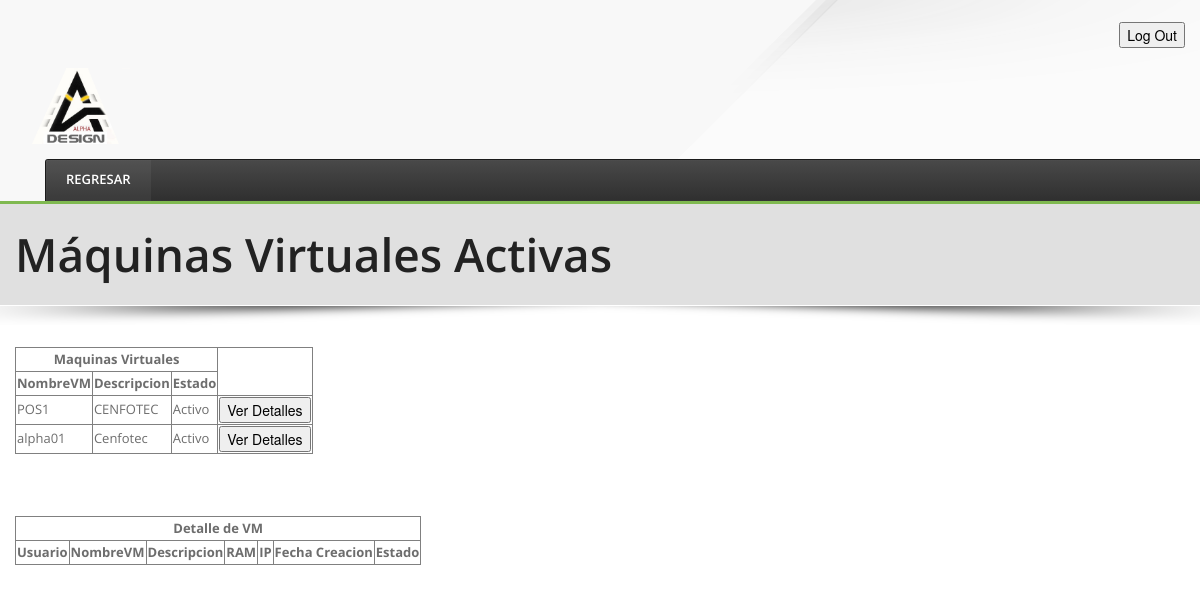
The app's page /SITIO/virtualmachines.php with its own data.
### tables this page shows
CREATE TABLE IF NOT EXISTS `maquinavirtual` (
`idMaquinaVirtual` int(11) NOT NULL,
  `idUsuario` int(11) NOT NULL,
  `nombre` varchar(50) NOT NULL,
  `descripcion` varchar(50) NOT NULL,
  `ram` varchar(10) NOT NULL,
  `ip` varchar(20) NOT NULL,
  `fechaCreacion` datetime NOT NULL DEFAULT CURRENT_TIMESTAMP,
  `estado` bit(1) NOT NULL
);

### SITIO/database/MySQL.php (called while the page is built, shortened)
<?php
class database {
    private static $user = "root";
    private static $password = "";
    static function openConnection(){
        $dbh = new PDO("mysql:host=localhost;dbname=bdreveladofotografico", self::$user, self::$password);
        return $dbh;
    }
    static function getActiveVM(){
        $vms = array();
        $handler = self::openConnection();
        $sql = 'CALL obtenerVMActivas()';
        $array = $handler->query($sql);
        if($row = $array->rowCount()){
            while($row = $array->fetch(PDO::FETCH_ASSOC)){
                $vms[] = array("id"=>$row['id'], "usuario"=>$row['usuario'],
                    "nombre"=>$row['nombre'],"descripcion"=>$row['descripcion'],
                    "fecha"=>$row['fecha'],"estado"=>$row['estado']);
            }
        }else{
            $vms = '0';
        }
        return $vms;
    }
}
?>

### SITIO/virtualmachines.php (the view, shortened to what this page needs)
<?php
require_once('database/MySQL.php');
$vms = database::getActiveVM();
?>
<!DOCTYPE html>
<html class="no-js" lang="en">
<head>
    <link rel="stylesheet" media="screen" href="css/bootstrap.css"/>
    <link rel="stylesheet" media="screen" href="css/bootstrap-responsive.css"/>
    <link rel="stylesheet" media="screen" href="css/style.css"/>
    <link rel="stylesheet" media="screen" href="css/flexslider.css"/>
    <link rel="stylesheet" media="screen" href="css/prettyPhoto.css"/>
</head>
<body>
<section id="header">
    <div class="container clearfix">
        <div align="right">
            <form method="post" action="home.php">
                <input name="logout" type="submit" value="Log Out">
            </form>
        </div>
        <div class="row">
            <div class="span4 pos-rel"> <a href="index.php"><img src="img/logoAlpha.png" width="115" height="72" alt="logo"></a>
                <div class="span12">
                    <div class="menu-wrapper">
                        <div id="smoothmenu" class="ddsmoothmenu">
                            <ul>
                                <li><a href="home.php" class="selected">Regresar</a></li>
                        </div>
                        <div class="clearfix"></div>
                    </div>
                </div>
            </div>
        </div>
</section>
<div id="content-top">
    <div id="content-top-inner">
        <div class="container">
            <div class="row">
                <div class="span12">
                    <h1><?php if($vms=='0'){echo 'NO EXISTEN MAQUINAS VIRTUALES ACTIVAS';}else{echo 'Máquinas Virtuales Activas';}?></h1>
                </div>
            </div>
        </div>
    </div>
</div>
<section id="content">
    <div class="container">
        <table border="1px">
            <thead>
            <tr>
                <th colspan="3">Maquinas Virtuales</th>
            </tr>
            <tr>
                <th>NombreVM</th>
                <th>Descripcion</th>
                <th>Estado</th>
            </tr>
            </thead>
            <tbody>
            <tr> <?php if($vms!='0'){foreach($vms as $data){ ?>
                <td><?php echo $data['nombre']; ?></td>
                <td><?php echo $data['descripcion']; ?></td>
                <td><?php if($data['estado']==1){echo 'Activo';}else{echo 'Inactivo';} ?></td>
                <form method="post" action="virtualmachines.php" name="users">
                    <td><input type="submit"  name="detail" value="Ver Detalles"></td>
                </form>
            </tr>
            <?php } }?>
            </tbody>
        </table><br><br><br>
        <div>
            <table border="1px">
                <thead>
                <tr>
                    <th colspan="7">Detalle de VM</th>
                </tr>
                <tr>
                    <th>Usuario</th>
                    <th>NombreVM</th>
                    <th>Descripcion</th>
                    <th>RAM</th>
                    <th>IP</th>
                    <th>Fecha Creacion</th>
                    <th>Estado</th>
                </tr>
                </thead>
            </table>
        </div>
    </div>
</section>
</body>
</html>

### SITIO/css/style.css (style rules this page uses)
body { background: #fff; font-size: 13px; line-height: 1.6em; font-weight: 400; }
img, embed, object, video { max-width: 100%; height: auto; }
ul, ol { margin-bottom: 0; }
body, h1, h2, h3, h4, h5, h6, input[type="text"], input[type="password"], select, textarea, .mybtn, .mybtn-big { font-family: 'Open Sans', sans-serif; }
body, #header-top a:link, blockquote p, .list-skills li span { color: #6d6d6d; }
a:link, a:visited { color: #7fb950; }
h1, h2, h3, h4, h5, h6, h1 a:link, h2 a:link, h3 a:link, h4 a:link, h5 a:link, h6 a:link, .dl-horizontal dt, .pricing table thead th, .price, .list-skills li { color: #222; }
h1, h2, h3, h4, h5, h6 { margin-bottom: 15px; margin-top: 0px; line-height: 1.3em; font-weight: 600; }
h1 { font-size: 46px; line-height: 1.1em; }
a:link { text-decoration: none; cursor: pointer; font-style: normal; outline: none; -moz-transition: all 0.3s ease; -webkit-transition: all 0.3s ease; -o-transition: all 0.3s ease; transition: all 0.3s ease; }
#header { background: url(../img/header-right-img.png) no-repeat 120% top #f8f8f8; padding-top: 22px; border-bottom: 3px solid #7fb950; }
#content-top { background: url(../img/shadow.png) no-repeat center bottom; padding-bottom: 22px; }
#content-top-inner { padding: 25px 0; background: #e0e0e0; }
#content-top h1 { margin: 0; float: left; }
.pos-rel { position: relative; }
#content { padding: 20px 0 40px 0; }
.menu-wrapper { background: #2f2f2f; background: -webkit-gradient(linear, left top, left bottom, from(#494949), to(#2f2f2f)); background: -moz-linear-gradient(top, #494949, #2f2f2f); background: -o-linear-gradient(top, #494949, #2f2f2f); margin-top: 15px; border: 1px solid #1b1b1b; border-width: 1px 1px 0 1px; -webkit-border-radius: 3px 3px 0 0; -moz-border-radius: 3px 3px 0 0; border-radius: 3px 3px 0 0; -moz-box-shadow: 0 0 .7px 0px rgba(255, 255, 255, .5) inset; -webkit-box-shadow: 0 0 .7px 0px rgba(255, 255, 255, .5) inset; box-shadow: 0 0 .7px 0px rgba(255, 255, 255, .5) inset; display: block; }
.ddsmoothmenu { width: auto; display: block; }
.menu-wrapper, .menu-wrapper .inline-right a:link { color: #fff; }
.ddsmoothmenu ul { background: transparent; margin: 0; padding: 0; list-style-type: none; z-index:100; float: left; }
.ddsmoothmenu ul li { position: relative; display: inline; float: left; }
.ddsmoothmenu ul li a { padding: 13px 20px 15px 20px; color: #fff; font-size: 13px; font-weight: 600; line-height: 1em; text-transform: uppercase; text-decoration: none; outline: none; display: block; -moz-transition: all 0.3s ease; -webkit-transition: all 0.3s ease; -o-transition: all 0.3s ease; transition: all 0.3s ease; }
.ddsmoothmenu ul li a:hover, .ddsmoothmenu ul li a.selected, .ddsmoothmenu ul li li a.selected { background: rgba(255, 255, 255, 0.05); }

### records on screen
maquinavirtual: nombre "POS1", descripcion "CENFOTEC", estado "Activo"
maquinavirtual: nombre "alpha01", descripcion "Cenfotec", estado "Activo"
